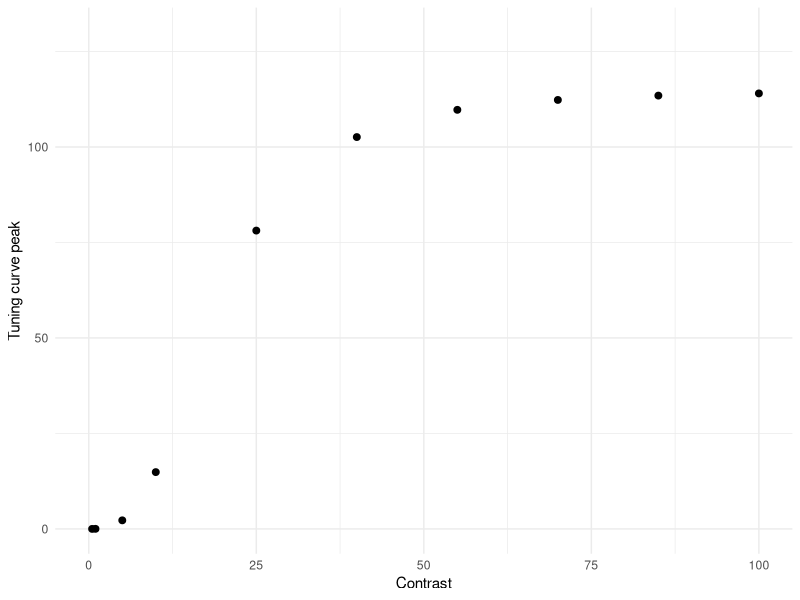
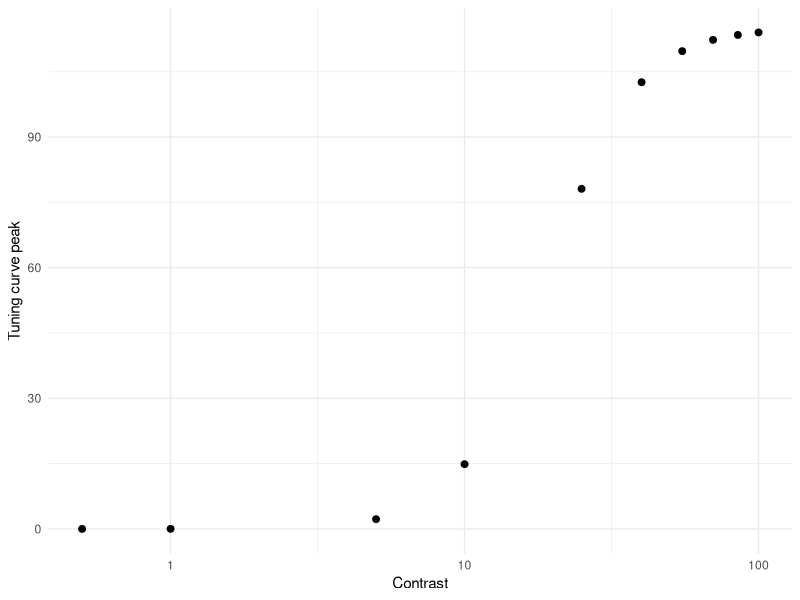

Write R code to recreate these figures, in order. (Note: this script raises an error after producing the figures.)
# Simulation assuming Naka-Rushton function on Albrecht & Hamilton (1982, Fig. 4)

library(tidyverse)
library(doParallel)
library(foreach)
library(cowplot)


#################### High Alpha ####################
Contrast <- c(0.5, 1, 5, seq(10, 100, 15))
Rmax <- 115
C50 <- 19.3
n   <-  2.9
sf_rate <- 0.03 # spontaneous firing rate based on Geisler & Albrecht (1997)

Max_firing <- Rmax * Contrast^n / (Contrast^n + C50^n)
df_ah <- data.frame(Contrast, Max_firing)

h1 <- ggplot(df_ah, aes(x = Contrast, y = Max_firing)) +
  geom_point(size = 2) +
  coord_cartesian(xlim = c(0, 100), ylim = c(0, 130)) +
  ylab("Tuning curve peak") +
  theme_minimal()
h1            

h2 <- ggplot(df_ah, aes(x = Contrast, y = Max_firing)) +
  geom_point(size = 2) +
  scale_x_log10() +
  ylab("Tuning curve peak") +
  theme_minimal()
h2 

### Simulation ###
cl <- makeCluster(parallel::detectCores() - 1)
registerDoParallel(cl)

n_neurons <- 180                                               # Number of neurons in the population
orientations <- seq(1, 180, by = 1)                            # Possible orientations (0 to 359 degrees)
preferred_orientations <-  seq(1, 180, length.out = n_neurons) # Preferred orientation of each neuron
max_firing_seq <- df_ah$Max_firing                             # Maximum firing rate of each neuron
contrast <-       df_ah$Contrast
tuning_width    <- 20                                          # Tuning width (standard deviation) of each neuron's response curve
n_trials <- 10000

all_results <- list()

for (max_firing_rate in max_firing_seq) {
  
  cat("Running max firing rate =", max_firing_rate, "\n")
  
  tuning_curves <- matrix(0, nrow = n_neurons, ncol = length(orientations))
  
  for (i in 1:n_neurons) {
    tuning_curves[i, ] <- max_firing_rate * exp(
      -0.5 * (
        pmin(abs(orientations - preferred_orientations[i]),
             180 - abs(orientations - preferred_orientations[i]))^2
      ) / tuning_width^2
    )
  }
  
  # ---- 90 ----
  responses_90 <- foreach(
    i = 1:n_trials,
    .combine = rbind,
    .packages = "stats"
  ) %dopar% {
    
    input_90 <- rnorm(n_trials, 90, 0)
    idx <- round(input_90[i]) + 1
    idx <- pmin(pmax(idx, 1), 180)
    
    mu <- tuning_curves[, idx]
    mu[mu == 0] <- 1e-8
    R0 <- mu * sf_rate
      
    resp <- rnbinom(n_neurons, size = 1000000, mu = mu) + rnbinom(n_neurons, size = 1000000, mu = R0)
    
    cbind(resp,
          neuron = seq_len(n_neurons),
          stim = 90,
          trial = i,
          maxFR = max_firing_rate)
  }
  
  # ---- 91 ----
  responses_91 <- foreach(
    i = 1:n_trials,
    .combine = rbind,
    .packages = "stats"
  ) %dopar% {
    
    input_91 <- rnorm(n_trials, 91, 0)
    idx <- round(input_91[i]) + 1
    idx <- pmin(pmax(idx, 1), 180)
    
    mu <- tuning_curves[, idx]
    mu[mu == 0] <- 1e-8
    R0 <- mu * sf_rate
    
    resp <- rnbinom(n_neurons, size = 1000000, mu = mu) + rnbinom(n_neurons, size = 1000000, mu = R0)
    
    cbind(resp,
          neuron = seq_len(n_neurons),
          stim = 91,
          trial = i,
          maxFR = max_firing_rate)
  }
  
  df_tmp <- as.data.frame(rbind(responses_90, responses_91))
  colnames(df_tmp) <- c("Spikes", "Neuron", "Stimulus", "Trial", "Contrast")
  
  all_results[[as.character(max_firing_rate)]] <- df_tmp
}

df <- do.call(rbind, all_results)
df$Contrast <- contrast[match(df$Contrast, max_firing_seq)]
# write.csv(df, 
#           file = "high_alpha.csv", 
#           row.names = FALSE)


### Sanity check for fano factor ### 
df %>%
  group_by(Contrast, Stimulus, Neuron) %>%
  summarise(
    mean_spikes = mean(Spikes),
    var_spikes  = var(Spikes),
    fano = var_spikes / mean_spikes,
    .groups = "drop"
  ) %>%
  filter(mean_spikes > 0) %>%
  group_by(Contrast, Stimulus) %>%
  summarise(
    mean_mean_spikes = mean(mean_spikes, na.rm = TRUE),
    mean_var_spikes = mean(var_spikes),
    mean_fano = mean(fano, na.rm = TRUE), # average across neurons
    sd_fano   = sd(fano, na.rm = TRUE),   # sd across neurons
    .groups = "drop")


### Contrast discrimination ###
df %>%
  group_by(Stimulus, Contrast, Trial) %>%
  summarise(Sum_spikes = sum(Spikes), .groups = "drop") -> df_sum

h3 <- ggplot(df_sum, aes(x = Sum_spikes, color = factor(Contrast))) +
  geom_density(alpha = 0.2, linewidth = 1) +
  theme_classic() +
  labs(
    x = "Sum of spikes",
    y = "Density",
    color = "Contrast",
    fill =  "Contrast"
  ) + 
  theme(
    legend.position = c(0.98, 1.05),
    legend.justification = c(1, 1),
    legend.key.size = unit(0.25, "cm"),
    legend.text = element_text(size = 6),
    legend.title = element_text(size = 8)
  ) +
  coord_cartesian(xlim = c(0, 10000), ylim = c(0, 0.3)) +
  ggtitle("High alpha (spontaneous firing = tuning peak x 0.03)") +
  theme(plot.title = element_text(size = 12, face = "bold", hjust = 0.5))
h3

df_sum %>%
  group_by(Contrast) %>%
  summarise(Mean_sum_spikes = mean(Sum_spikes),
            SD_sum_spikes = sd(Sum_spikes), .groups = "drop") -> df_summary
colnames(df_summary) <- c("Contrast", "mu", "sigma")

dC <-  diff(df_summary$Contrast)
dmu <- diff(df_summary$mu)

# μ'
mu_prime <- c(
  dmu[1] / dC[1],                                 　　　　　# 前方差分（最初）
  (dmu[-1]/dC[-1] + dmu[-length(dmu)]/dC[-length(dC)]) / 2, # 中央差分
  dmu[length(dmu)] / dC[length(dC)]                         # 後方差分（最後）
)
df_summary$mu_prime <- mu_prime

# μ'(C)ΔC ≈ σ
# μ'(C): コントラストの微小変化に対するμの変化
# ΔC:    コントラストの変化量
# μの変化がσと同じ大きさになったとき丁度弁別できる(d'=1に相当するJND)
df_summary$DeltaC_pred <- df_summary$sigma / df_summary$mu_prime # JND
df_summary <- mutate(df_summary, Weber_ratio_pred = DeltaC_pred / Contrast) # ΔC / C (Weber ratio)
df_summary

df_plot <- df_summary %>%
  slice(2:(n() - 1))

h4 <- ggplot(df_plot, aes(x = Contrast, y = DeltaC_pred)) +
  geom_line() +
  geom_point() +
  theme_classic() +
  scale_x_log10() +
  scale_y_log10(limits = c(0.01, 30)) +
  ylab("ΔC (JND of d' = 1)") +
  xlab("Contrast")

h5 <- ggplot(df_plot, aes(x = Contrast, y = Weber_ratio_pred)) +
  geom_line() +
  geom_point() +
  theme_classic() +
  coord_cartesian(ylim = c(0, 0.5)) +
  ylab("ΔC/C (Weber fraction)") +
  xlab("Contrast")

h6 <- df_summary %>%
  ggplot(aes(x = Contrast, y = mu)) +
  geom_point(size = 2) +
  # scale_x_log10() +
  # scale_y_log10() +
  coord_cartesian(ylim = c(0, 10000)) +
  theme_minimal() +
  ylab("Mean total spikes")

### Orientation discrimination (LFI) ###
df_wide <- df %>%
  pivot_wider(
    id_cols = c(Trial, Contrast, Stimulus),
    names_from = Neuron,
    values_from = Spikes)

df_wide$Stimulus_bin <- ifelse(df_wide$Stimulus == 90, 1, 0)

compute_lfi <- function(data, lambda = 1e-6) {
  
  neurons <- grep("^[0-9]+$", colnames(data), value = TRUE)  
  
  data0 <- data[data$Stimulus_bin == 0, neurons]
  data1 <- data[data$Stimulus_bin == 1, neurons]
  
  mu0 <- colMeans(data0)
  mu1 <- colMeans(data1)
  
  df <- mu1 - mu0
  
  Sigma0 <- cov(data0)
  Sigma1 <- cov(data1)
  Sigma  <- (Sigma0 + Sigma1) / 2
  
  p <- length(neurons)              # 逆行列を安定化させる処理 (ニューロン間の相関を少し弱める)
  Sigma <- Sigma + lambda * diag(p) # Ridge正則化, Tikhonov regularization (小さい固有値を持ち上げる)
  
  I <- as.numeric(t(df) %*% solve(Sigma) %*% df) # LFI
  I_per_neuron <- I / p
  
  return(I_per_neuron)
}

maxFR_values <- sort(unique(df_wide$Contrast))

lfi_results <- data.frame(
  Contrast = numeric(),
  LFI_per_neuron = numeric()
)

for (maxFR in maxFR_values) {
  df_sub <- df_wide[df_wide$Contrast == maxFR, ]
  lfi_value <- compute_lfi(df_sub)
  lfi_results <- rbind(lfi_results,
                       data.frame(Contrast = maxFR,
                                  LFI_per_neuron = lfi_value))
}

lfi_results$Contrast <- contrast
print(lfi_results)

lfi_results %>%
  ggplot(aes(x = Contrast, y = LFI_per_neuron)) +
  geom_point(size = 2) +
  coord_cartesian(xlim = c(0, 100), ylim = c(0, 0.09)) +
  ylab("LFI per neuron") +
  theme_minimal() -> h7
h7


### Orientation discrimination (decoding with logistic regression) ###
run_logistic_cv_parallel <- function(data, k = 5, ncores = detectCores() - 1) {
  
  predictors <- grep("^[0-9]+$", colnames(data), value = TRUE)  
  n <- nrow(data)
  
  set.seed(123)
  folds <- sample(rep(1:k, length.out = n))
  
  cl <- makeCluster(ncores)
  registerDoParallel(cl)
  
  acc <- foreach(i = 1:k, .combine = c) %dopar% {
    
    train <- data[folds != i, ]
    test  <- data[folds == i, ]
    
    model <- glm(
      Stimulus_bin ~ .,
      data = train[, c("Stimulus_bin", predictors)],
      family = binomial
    )
    
    prob <- predict(model, newdata = test, type = "response")
    pred <- ifelse(prob > 0.5, 1, 0)
    
    mean(pred == test$Stimulus_bin)
  }
  
  stopCluster(cl)
  
  mean(acc)
}

decoding_results <- data.frame(
  Contrast = numeric(),
  Decoding_accuracy = numeric()
)

for (maxFR in maxFR_values) {
  df_sub <- df_wide[df_wide$Contrast == maxFR, ]
  accuracy <- run_logistic_cv_parallel(df_sub, k = 5, ncores = detectCores() - 1)
  decoding_results <- rbind(decoding_results,
                            data.frame(Contrast = maxFR,
                                       Decoding_accuracy = accuracy))
}

decoding_results <- mutate(decoding_results, D_prime = qnorm(Decoding_accuracy) - qnorm(1 - Decoding_accuracy),
                           Contrast = contrast)
decoding_results

decoding_results %>%
  ggplot(aes(x = Contrast, y = D_prime)) +
  geom_point(size = 2) +
  coord_cartesian(xlim = c(0, 100)) +
  ylab("d' for orientation") +
  coord_cartesian(xlim = c(0, 4)) +
  theme_minimal() -> h8
h8

decoding_results %>%
  ggplot(aes(x = Contrast, y = D_prime)) +
  geom_point(size = 2) +
  scale_x_log10() +
  ylab("d' for orientation") +
  coord_cartesian(ylim = c(0, 4)) +
  theme_minimal() -> h9
h9



#################### Low Alpha ####################
Contrast <- c(0.5, 1, 5, seq(10, 100, 15))
Rmax <- 115
C50 <- 19.3
n   <-  2.9
sf_rate <- 0.15

Max_firing <- Rmax * Contrast^n / (Contrast^n + C50^n)
df_ah <- data.frame(Contrast, Max_firing)

l1 <- ggplot(df_ah, aes(x = Contrast, y = Max_firing)) +
  geom_point(size = 2) +
  coord_cartesian(xlim = c(0, 100), ylim = c(0, 130)) +
  ylab("Tuning curve peak") +
  theme_minimal()
l1            

l2 <- ggplot(df_ah, aes(x = Contrast, y = Max_firing)) +
  geom_point(size = 2) +
  scale_x_log10() +
  ylab("Tuning curve peak") +
  theme_minimal()
l2 


### Simulation ###
cl <- makeCluster(parallel::detectCores() - 1)
registerDoParallel(cl)

n_neurons <- 180                                              # Number of neurons in the population
orientations <- seq(1, 180, by = 1)                           # Possible orientations (0 to 359 degrees)
preferred_orientations <- seq(1, 180, length.out = n_neurons) # Preferred orientation of each neuron
max_firing_seq <- df_ah$Max_firing                            # Maximum firing rate of each neuron
contrast <- df_ah$Contrast
tuning_width <- 20                                            # Tuning width (standard deviation) of each neuron's response curve
n_trials <- 10000

all_results <- list()

for (max_firing_rate in max_firing_seq) {
  
  cat("Running max firing rate =", max_firing_rate, "\n")
  
  tuning_curves <- matrix(0, nrow = n_neurons, ncol = length(orientations))
  
  for (i in 1:n_neurons) {
    tuning_curves[i, ] <- max_firing_rate * exp(
      -0.5 * (
        pmin(abs(orientations - preferred_orientations[i]),
             180 - abs(orientations - preferred_orientations[i]))^2
      ) / tuning_width^2
    )
  }
  
  # ---- 90 ----
  responses_90 <- foreach(
    i = 1:n_trials,
    .combine = rbind,
    .packages = "stats"
  ) %dopar% {
    
    input_90 <- rnorm(n_trials, 90, 0)
    idx <- round(input_90[i]) + 1
    idx <- pmin(pmax(idx, 1), 180)
    
    mu <- tuning_curves[, idx]
    mu[mu == 0] <- 1e-8
    R0 <- mu * sf_rate
    
    resp <- rnbinom(n_neurons, size = 1000000, mu = mu) + rnbinom(n_neurons, size = 1000000, mu = R0)
    
    cbind(resp,
          neuron = seq_len(n_neurons),
          stim = 90,
          trial = i,
          maxFR = max_firing_rate)
  }
  
  # ---- 91 ----
  responses_91 <- foreach(
    i = 1:n_trials,
    .combine = rbind,
    .packages = "stats"
  ) %dopar% {
    
    input_91 <- rnorm(n_trials, 91, 0)
    idx <- round(input_91[i]) + 1
    idx <- pmin(pmax(idx, 1), 180)
    
    mu <- tuning_curves[, idx]
    mu[mu == 0] <- 1e-8
    R0 <- mu * sf_rate
    
    resp <- rnbinom(n_neurons, size = 1000000, mu = mu) + rnbinom(n_neurons, size = 1000000, mu = R0)
    
    cbind(resp,
          neuron = seq_len(n_neurons),
          stim = 91,
          trial = i,
          maxFR = max_firing_rate)
  }
  
  df_tmp <- as.data.frame(rbind(responses_90, responses_91))
  colnames(df_tmp) <- c("Spikes", "Neuron", "Stimulus", "Trial", "Contrast")
  
  all_results[[as.character(max_firing_rate)]] <- df_tmp
}

df <- do.call(rbind, all_results)
df$Contrast <- contrast[match(df$Contrast, max_firing_seq)]
# write.csv(df, 
#           file = "low_alpha.csv", 
#           row.names = FALSE)


### Sanity check for fano factor ### 
df %>%
  group_by(Contrast, Stimulus, Neuron) %>%
  summarise(
    mean_spikes = mean(Spikes),
    var_spikes  = var(Spikes),
    fano = var_spikes / mean_spikes,
    .groups = "drop"
  ) %>%
  filter(mean_spikes > 0) %>%
  group_by(Contrast, Stimulus) %>%
  summarise(
    mean_mean_spikes = mean(mean_spikes, na.rm = TRUE),
    mean_var_spikes = mean(var_spikes),
    mean_fano = mean(fano, na.rm = TRUE), # average across neurons
    sd_fano   = sd(fano, na.rm = TRUE),   # sd across neurons
    .groups = "drop")


### Contrast discrimination ###
df %>%
  group_by(Stimulus, Contrast, Trial) %>%
  summarise(Sum_spikes = sum(Spikes), .groups = "drop") -> df_sum

l3 <- ggplot(df_sum, aes(x = Sum_spikes, color = factor(Contrast))) +
  geom_density(alpha = 0.2, linewidth = 1) +
  theme_classic() +
  labs(
    x = "Sum of spikes",
    y = "Density",
    color = "Contrast",
    fill =  "Contrast"
  ) + 
  theme(
    legend.position = c(0.98, 1.05),
    legend.justification = c(1, 1),
    legend.key.size = unit(0.25, "cm"),
    legend.text = element_text(size = 6),
    legend.title = element_text(size = 8)
  ) +
  coord_cartesian(xlim = c(0, 10000), ylim = c(0, 0.3)) +
  ggtitle("Low alpha (spontaneous firing = tuning peak x 0.15)") +
  theme(plot.title = element_text(size = 12, face = "bold", hjust = 0.5))
l3

df_sum %>%
  group_by(Contrast) %>%
  summarise(Mean_sum_spikes = mean(Sum_spikes),
            SD_sum_spikes = sd(Sum_spikes), .groups = "drop") -> df_summary
colnames(df_summary) <- c("Contrast", "mu", "sigma")

dC <-  diff(df_summary$Contrast)
dmu <- diff(df_summary$mu)

# μ'
mu_prime <- c(
  dmu[1] / dC[1],                                 　　　　　# 前方差分（最初）
  (dmu[-1]/dC[-1] + dmu[-length(dmu)]/dC[-length(dC)]) / 2, # 中央差分
  dmu[length(dmu)] / dC[length(dC)]                         # 後方差分（最後）
)
df_summary$mu_prime <- mu_prime

# μ'(C)ΔC ≈ σ
# μ'(C): コントラストの微小変化に対するμの変化
# ΔC:    コントラストの変化量
# μの変化がσと同じ大きさになったとき丁度弁別できる(d'=1に相当するJND)
df_summary$DeltaC_pred <- df_summary$sigma / df_summary$mu_prime # JND
df_summary <- mutate(df_summary, Weber_ratio_pred = DeltaC_pred / Contrast) # ΔC / C (Weber ratio)
df_summary

df_plot <- df_summary %>%
  slice(2:(n() - 1))

l4 <- ggplot(df_plot, aes(x = Contrast, y = DeltaC_pred)) +
  geom_line() +
  geom_point() +
  theme_classic() +
  scale_x_log10() +
  scale_y_log10(limits = c(0.01, 30)) +
  ylab("ΔC (JND of d' = 1)") +
  xlab("Contrast")

l5 <- ggplot(df_plot, aes(x = Contrast, y = Weber_ratio_pred)) +
  geom_line() +
  geom_point() +
  theme_classic() +
  coord_cartesian(ylim = c(0, 0.5)) +
  ylab("ΔC/C (Weber fraction)") +
  xlab("Contrast")

l6 <- df_summary %>%
  ggplot(aes(x = Contrast, y = mu)) +
  geom_point(size = 2) +
  # scale_x_log10() +
  # scale_y_log10() +
  coord_cartesian(ylim = c(0, 10000)) +
  theme_minimal() +
  ylab("Mean total spikes")


### Orientation discrimination (LFI) ###
df_wide <- df %>%
  pivot_wider(
    id_cols = c(Trial, Contrast, Stimulus),
    names_from = Neuron,
    values_from = Spikes)

df_wide$Stimulus_bin <- ifelse(df_wide$Stimulus == 90, 1, 0)

compute_lfi <- function(data, lambda = 1e-6) {
  
  neurons <- grep("^[0-9]+$", colnames(data), value = TRUE)  
  
  data0 <- data[data$Stimulus_bin == 0, neurons]
  data1 <- data[data$Stimulus_bin == 1, neurons]
  
  mu0 <- colMeans(data0)
  mu1 <- colMeans(data1)
  
  df <- mu1 - mu0
  
  Sigma0 <- cov(data0)
  Sigma1 <- cov(data1)
  Sigma  <- (Sigma0 + Sigma1) / 2
  
  p <- length(neurons)              # 逆行列を安定化させる処理 (ニューロン間の相関を少し弱める)
  Sigma <- Sigma + lambda * diag(p) # Ridge正則化, Tikhonov regularization (小さい固有値を持ち上げる)
  
  I <- as.numeric(t(df) %*% solve(Sigma) %*% df) # LFI
  I_per_neuron <- I / p
  
  return(I_per_neuron)
}

maxFR_values <- sort(unique(df_wide$Contrast))

lfi_results <- data.frame(
  Contrast = numeric(),
  LFI_per_neuron = numeric()
)

for (maxFR in maxFR_values) {
  df_sub <- df_wide[df_wide$Contrast == maxFR, ]
  lfi_value <- compute_lfi(df_sub)
  lfi_results <- rbind(lfi_results,
                       data.frame(Contrast = maxFR,
                                  LFI_per_neuron = lfi_value))
}

lfi_results$Contrast <- contrast
print(lfi_results)

lfi_results %>%
  ggplot(aes(x = Contrast, y = LFI_per_neuron)) +
  geom_point(size = 2) +
  coord_cartesian(xlim = c(0, 100), ylim = c(0, 0.09)) +
  ylab("LFI per neuron") +
  theme_minimal() -> l7
l7


### Orientation discrimination (decoding with logistic regression) ###
run_logistic_cv_parallel <- function(data, k = 5, ncores = detectCores() - 1) {
  
  predictors <- grep("^[0-9]+$", colnames(data), value = TRUE)  
  n <- nrow(data)
  
  set.seed(123)
  folds <- sample(rep(1:k, length.out = n))
  
  cl <- makeCluster(ncores)
  registerDoParallel(cl)
  
  acc <- foreach(i = 1:k, .combine = c) %dopar% {
    
    train <- data[folds != i, ]
    test  <- data[folds == i, ]
    
    model <- glm(
      Stimulus_bin ~ .,
      data = train[, c("Stimulus_bin", predictors)],
      family = binomial
    )
    
    prob <- predict(model, newdata = test, type = "response")
    pred <- ifelse(prob > 0.5, 1, 0)
    
    mean(pred == test$Stimulus_bin)
  }
  
  stopCluster(cl)
  
  mean(acc)
}

decoding_results <- data.frame(
  Contrast = numeric(),
  Decoding_accuracy = numeric()
)

for (maxFR in maxFR_values) {
  df_sub <- df_wide[df_wide$Contrast == maxFR, ]
  accuracy <- run_logistic_cv_parallel(df_sub, k = 5, ncores = detectCores() - 1)
  decoding_results <- rbind(decoding_results,
                            data.frame(Contrast = maxFR,
                                       Decoding_accuracy = accuracy))
}

decoding_results <- mutate(decoding_results, D_prime = qnorm(Decoding_accuracy) - qnorm(1 - Decoding_accuracy),
                           Contrast = contrast)
decoding_results

decoding_results %>%
  ggplot(aes(x = Contrast, y = D_prime)) +
  geom_point(size = 2) +
  coord_cartesian(xlim = c(0, 100)) +
  ylab("d' for orientation") +
  coord_cartesian(xlim = c(0, 4)) +
  theme_minimal() -> l8
l8

decoding_results %>%
  ggplot(aes(x = Contrast, y = D_prime)) +
  geom_point(size = 2) +
  scale_x_log10() +
  ylab("d' for orientation") +
  coord_cartesian(ylim = c(0, 4)) +
  theme_minimal() -> l9
l9


### Figures ###
p1 <- plot_grid(h3, ncol = 1)
p2 <- plot_grid(h1, h6, ncol = 2)
p3 <- plot_grid(h4, h5, ncol = 2)
p4 <- plot_grid(h7, h9, ncol = 2)
high_alpha <- plot_grid(p1, p2, p3, p4, ncol = 1, rel_heights = c(1, 1))

p1 <- plot_grid(l3, ncol = 1)
p2 <- plot_grid(l1, l6, ncol = 2)
p3 <- plot_grid(l4, l5, ncol = 2)
p4 <- plot_grid(l7, l9, ncol = 2)
low_alpha <- plot_grid(p1, p2, p3, p4, ncol = 1, rel_heights = c(1, 1))
samaha_effect <- plot_grid(low_alpha, high_alpha, ncol = 2)
ggsave("samaha_effect_relative_sf.png", samaha_effect, width = 12, height = 9, dpi = 300)
